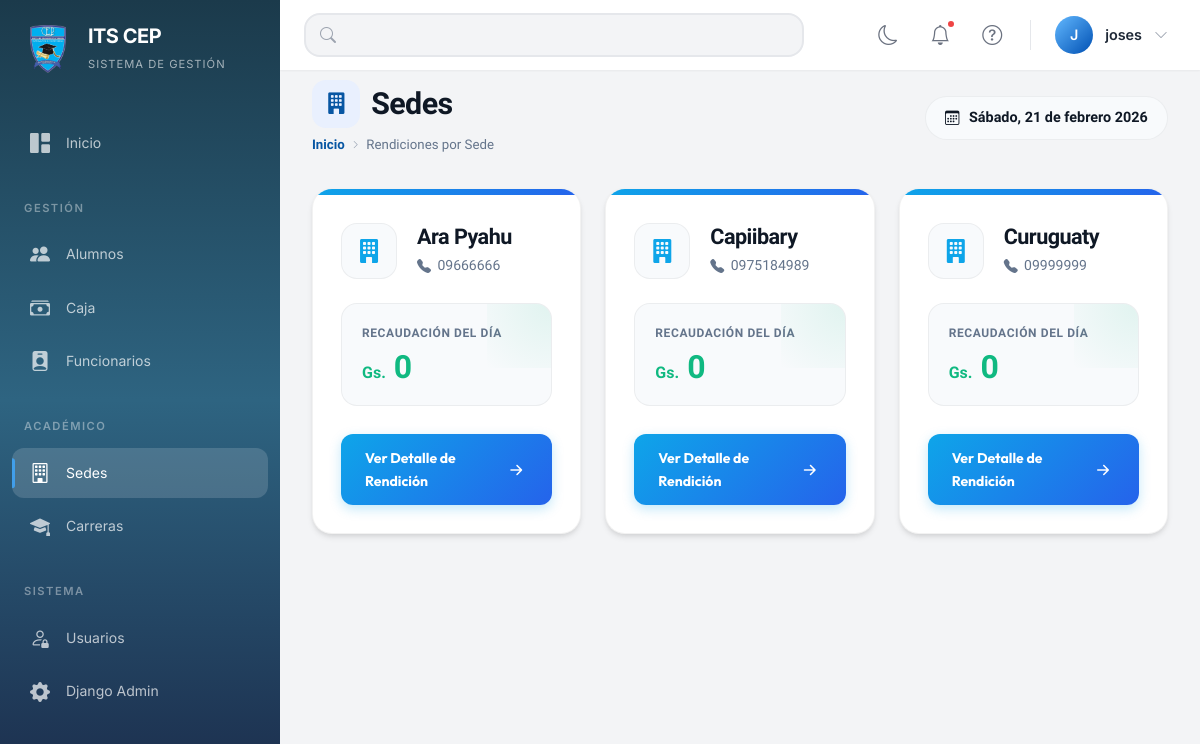
/sedes/ (signed in), run on an earlier commit of the app's database.
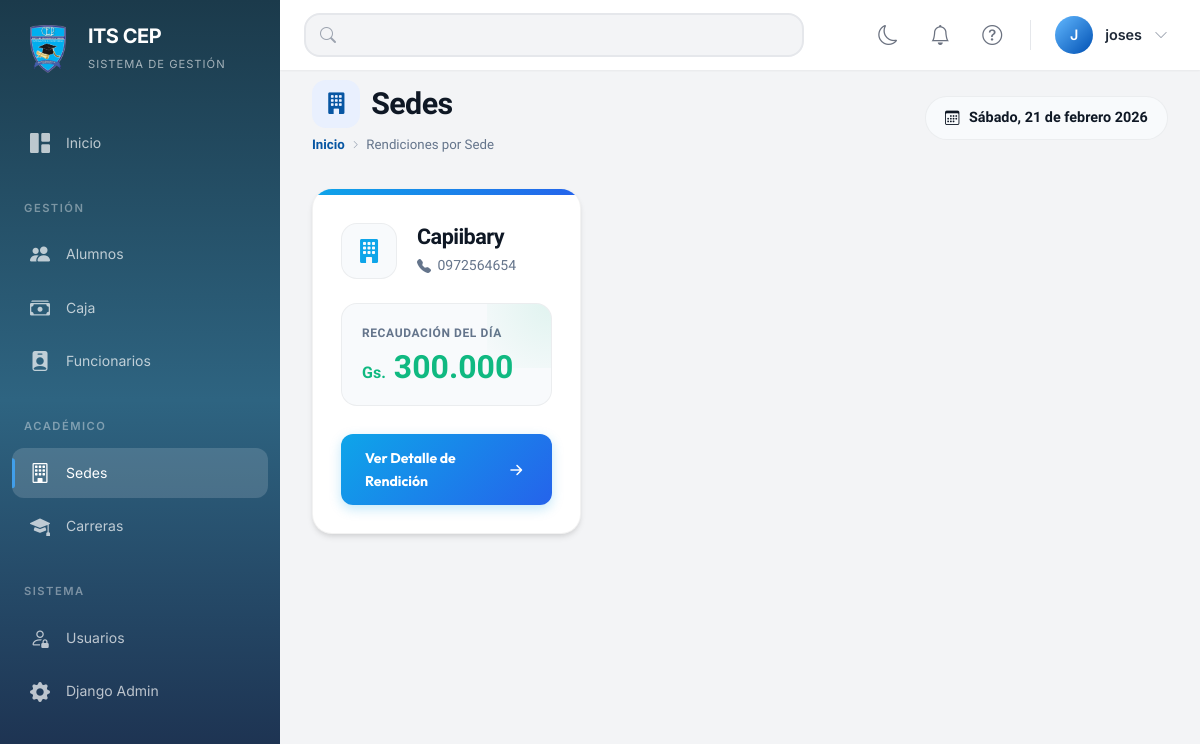
And on a later commit of the database.
### sysapp/models.py (models this page shows, shortened)
class Sede(models.Model):
    nombre = models.CharField(max_length=200, verbose_name="Nombre")
    direccion = models.TextField(verbose_name="Dirección")
    telefono = models.CharField(max_length=20, verbose_name="Teléfono")
    activa = models.BooleanField(default=True, verbose_name="Activa")
    fecha_creacion = models.DateTimeField(auto_now_add=True, verbose_name="Fecha de Creación")
    class Meta:
        verbose_name = "Sede"
        verbose_name_plural = "Sedes"
        ordering = ['nombre']
    def rendicion_dia(self, fecha=None):
        if fecha is None:
            fecha = timezone.now().date()
        pagos = self.pagos.filter(fecha=fecha)
        total_ingresos = pagos.aggregate(models.Sum('importe_total'))['importe_total__sum'] or 0
        egresos = self.egresos.filter(fecha=fecha)
        total_egresos = egresos.aggregate(models.Sum('monto'))['monto__sum'] or 0
        balance = total_ingresos - total_egresos
        return {
            'total_ingresos': total_ingresos,
            'total_egresos': total_egresos,
            'balance': balance,
            'cantidad_pagos': pagos.count(),
            'cantidad_egresos': egresos.count(),
            'pagos': pagos,
            'egresos': egresos
        }

### sysapp/decorators.py (the view)
    def wrapper(request, *args, **kwargs):
        if not request.user.is_staff:
            messages.error(request, 'No tienes permisos para acceder a esta sección.')
            return redirect('dashboard')
        return decorated_view(request, *args, **kwargs)

### sysapp/templatetags/custom_filters.py (called while the page is built)
@register.filter(name='formato_guaranies')
def formato_guaranies(value):
    try:
        value = int(float(value))
        value_str = str(value)
        negative = value < 0
        if negative:
            value_str = value_str[1:]
        result = []
        for i, digit in enumerate(reversed(value_str)):
            if i > 0 and i % 3 == 0:
                result.append('.')
            result.append(digit)
        formatted = ''.join(reversed(result))
        if negative:
            formatted = '-' + formatted
        return formatted
    except (ValueError, TypeError):
        return value

### sysapp/views.py (called while the page is built)
@login_required
@admin_required
def lista_sedes(request):
    hoy   = timezone.now().date()
    sedes = Sede.objects.filter(activa=True)
    sedes_data = [{'sede': s, 'ingresos_hoy': s.rendicion_dia(hoy)['total_ingresos']} for s in sedes]
    return render(request, 'sedes/listaSedes.html', {'sedes_data': sedes_data, 'fecha': hoy})

### sysapp/templates/sedes/listaSedes.html (shortened to what this page needs)
{% extends 'base.html' %}
{% load custom_filters %}
{% block content %}
<div class="ls mt-5">
    <div class="ls-head">
        <div class="ls-head-left">
            <div class="ls-head-title">
                <div class="ls-head-title-icon">
                    <i class="bi bi-building-fill"></i>
                </div>
                Sedes
            </div>
            <div class="ls-breadcrumb">
                <a href="{% url 'dashboard' %}">Inicio</a>
                <i class="bi bi-chevron-right"></i>
                <span>Rendiciones por Sede</span>
            </div>
        </div>
        <div class="ls-date-badge">
            <i class="bi bi-calendar3"></i>
            <span>{{ fecha|date:"l, d \d\e F Y"|capfirst }}</span>
        </div>
    </div>
    {% if sedes_data %}
    <div class="row g-4">
        {% for item in sedes_data %}
        <div class="col-lg-6 col-xl-4">
            <div class="sede-card">
                <div class="card-accent-bar"></div>
                <div class="sede-card-content">
                    <div class="sede-header">
                        <div class="sede-icon-wrapper">
                            <i class="bi bi-building-fill"></i>
                        </div>
                        <div class="sede-info">
                            <h4>{{ item.sede.nombre }}</h4>
                            <p><i class="bi bi-telephone-fill"></i>{{ item.sede.telefono }}</p>
                        </div>
                    </div>
                    <div class="ingresos-container">
                        <span class="ingresos-label">Recaudación del Día</span>
                        <div class="ingresos-value-wrapper">
                            <span class="ingresos-currency">Gs.</span>
                            <span class="ingresos-value">{{ item.ingresos_hoy|formato_guaranies }}</span>
                        </div>
                    </div>
                </div>
                <div class="sede-footer">
                    <a href="{% url 'rendicion_sede' item.sede.id %}" class="btn-action">
                        <span>Ver Detalle de Rendición</span>
                        <i class="bi bi-arrow-right-short fs-4"></i>
                    </a>
                </div>
            </div>
        </div>
        {% endfor %}
    </div>
    {% else %}
    <div class="ls-empty">
        <i class="bi bi-building"></i>
        <h5>No hay sedes registradas</h5>
        <p>No se encontraron sedes en el sistema.</p>
    </div>
    {% endif %}
</div>
{% endblock %}

### sysapp/templates/base.html (shortened to what the changed rows need)
{% load static %}
<html lang="es">
<head>
    <link href="https://cdn.jsdelivr.net/npm/bootstrap@5.3.0/dist/css/bootstrap.min.css" rel="stylesheet">
    <link rel="stylesheet" href="https://cdn.jsdelivr.net/npm/bootstrap-icons@1.11.0/font/bootstrap-icons.css">
    <link rel="stylesheet" href="{% static 'css/base.css' %}">
    <link rel="stylesheet" href="{% static 'css/responsive_improvements.css' %}">
    <link rel="stylesheet" href="{% static 'css/print.css' %}" media="print">
</head>
<body>
<aside class="sidebar" id="sidebar" aria-label="Menú principal de navegación">
    <div class="sidebar-brand" role="banner">
        <div class="brand-info">
            <h1 class="brand-name">ITS CEP</h1>
        </div>
    </div>
</aside>
<main class="main-content" id="main-content" role="main">
    <header class="top-bar" role="banner">
        <div class="top-bar-right">
            <div class="position-relative d-inline-block">
                <button class="top-bar-btn" id="notificationsToggle" title="Notificaciones" aria-label="Notificaciones" aria-expanded="false" type="button">
                    <i class="bi bi-bell"></i>
                    {% if total_notificaciones > 0 %}
                    <span class="notification-dot" aria-hidden="true"></span>
                    {% endif %}
                </button>
            </div>
        </div>
    </header>
    <div class="content-wrapper animate-fadeIn">
        {% block content %}{% endblock %}
    </div>
</main>
</body>
</html>

What changed in the data, as far as the page shows it:
removed Sede: sede.nombre "Ara Pyahu", sede.telefono "09666666", ingresos_hoy "0"
removed Sede: sede.nombre "Curuguaty", sede.telefono "09999999", ingresos_hoy "0"
changed Sede "Capiibary": sede.telefono "0975184989" → "0972564654"; ingresos_hoy "0" → "300.000"
